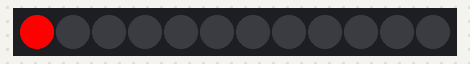
A sketch run on a simulated Arduino Uno, built with avr-gcc and run on an emulated ATmega328P. Shown: 12 RGB LEDs in strip order, left to right. Dim RGB values are drawn brighter than linear.

Above: at 0.05 s.
At 4.98 s:
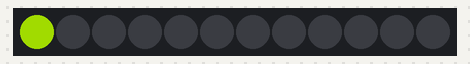
At 10.01 s:
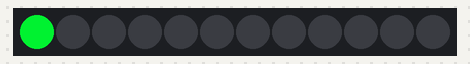
At 19.97 s:
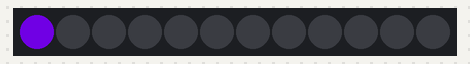
At 29.93 s:
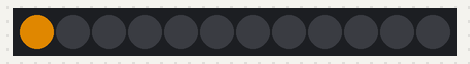
At 39.89 s:
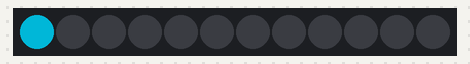

The sketch:

single_pixel_rainbow.ino
```cpp
#include <Adafruit_NeoPixel.h>

// Sample code for using a breadboard Arduino to drive WS2812B LED strip with Adafruit NeoPixel library
// I got mine on e-bay:
// http://www.ebay.com/itm/181268207260?ssPageName=STRK:MEWNX:IT&_trksid=p3984.m1439.l2649
// Note - colors for data and ground vary
// I used a 16MHZ Crystal Oscilator
#define PIN 12 // connect the Data In pin

// Parameter 1 = number of pixels in strip - I used 12
// Parameter 2 = pin number (most are valid)
// Parameter 3 = pixel type flags, add together as needed:
//   NEO_GRB     Pixels are wired for GRB bitstream
//   NEO_KHZ800  800 KHz bitstream (e.g. High Density LED strip)
Adafruit_NeoPixel strip = Adafruit_NeoPixel(12, PIN, NEO_GRB + NEO_KHZ800);

int delayVal = 100; // how quickly to stay on each of the 255 colors (milliseconds)

void setup() {
  strip.begin();
  strip.show(); // Initialize all pixels to 'off'
}

void loop() {
  // i is an unsigned 8 bit integer or a byte
  for (int i=0; i<255; i++) {
    strip.setPixelColor(0, Wheel(i));
    strip.show();
    delay(delayVal);
  };

  // turn off for 1/2 second
  strip.setPixelColor(0, 0, 0, 0);
  strip.show();
  delay(1000);
}

// a color wheel function.
// Input a value 0 to 255 to get a color value.
// The colors transition from red, orange, yellow, green, blue, purple, then back to red
uint32_t Wheel(byte WheelPos) {
  WheelPos = 255 - WheelPos;
  if(WheelPos < 85) {
   return strip.Color(255 - WheelPos * 3, 0, WheelPos * 3);
  } else if(WheelPos < 170) {
    WheelPos -= 85;
   return strip.Color(0, WheelPos * 3, 255 - WheelPos * 3);
  } else {
   WheelPos -= 170;
   return strip.Color(WheelPos * 3, 255 - WheelPos * 3, 0);
  }
}
```
